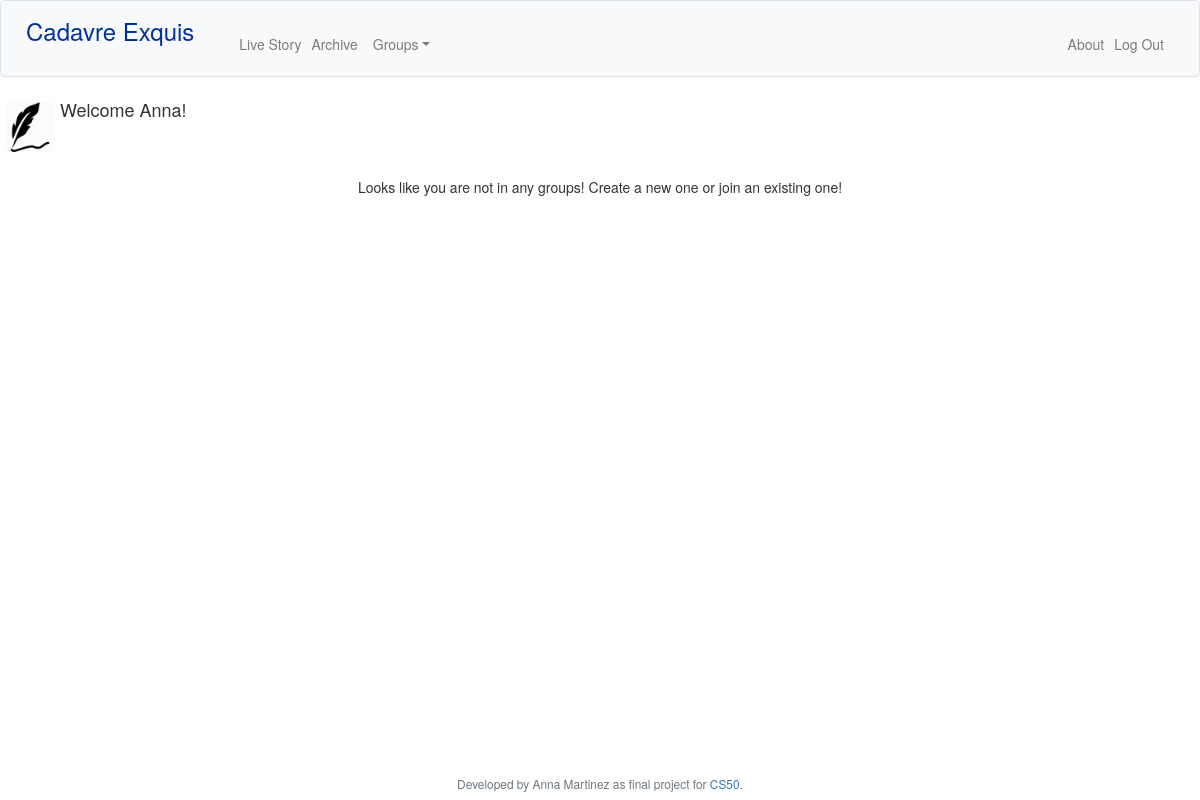
The page /groups (signed in) on the database as committed earlier.
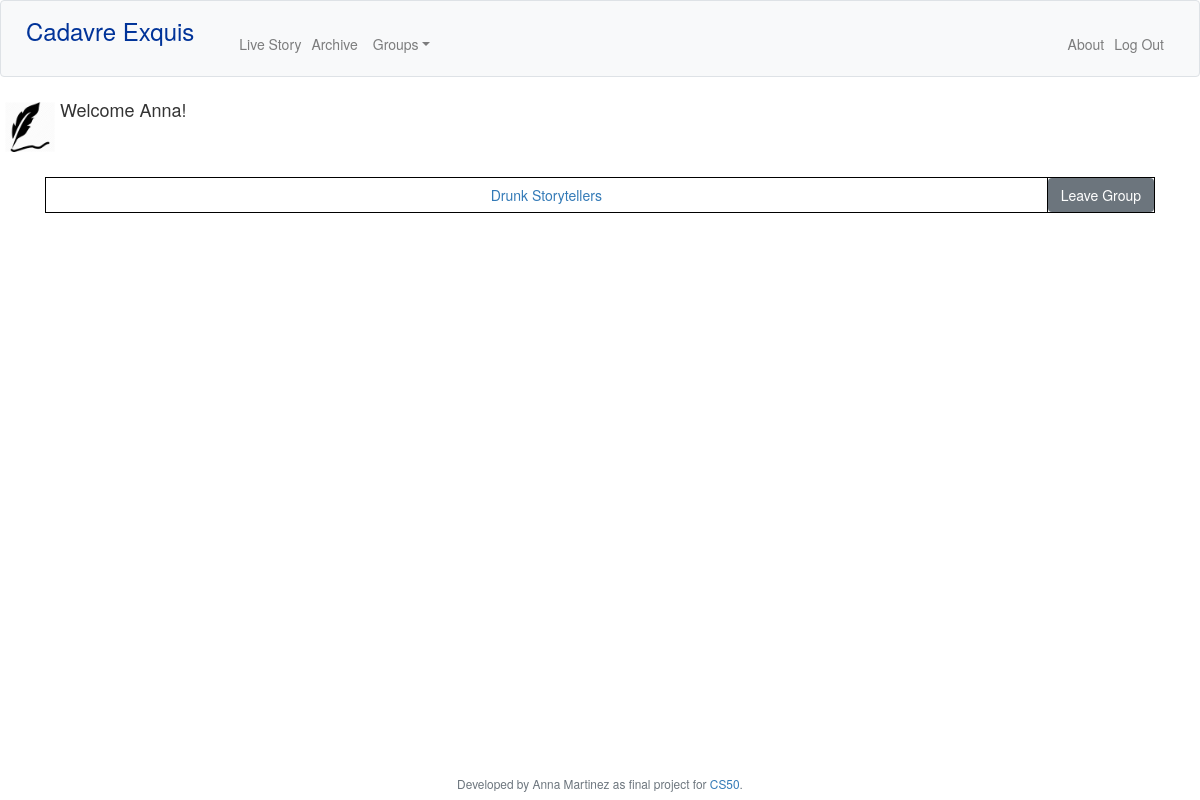
The same page on the database as committed later.
### tables this page shows
CREATE TABLE 'groups' (
'group_name' VARCHAR(255) NOT NULL,
'turn' INTEGER NOT NULL,
'user_id'INTEGER,
FOREIGN KEY ('user_id') REFERENCES 'users'('user_id')
ON UPDATE CASCADE
ON DELETE CASCADE
);

### flask_app.py (the view)
@app.route("/groups", methods=["GET", "POST"])
@login_required
def groups():
  groups = query_db("SELECT * FROM groups WHERE user_id=?", [session["user_id"]], one=False)
  if request.method == "POST":
    request.get("leave")
  else:
    return render_template("groups.html", groups=groups)

### flask_app.py (called while the page is built)
@app.after_request
def after_request(response):
    response.headers["Cache-Control"] = "no-cache, no-store, must-revalidate"
    response.headers["Expires"] = 0
    response.headers["Pragma"] = "no-cache"
    return response

@app.teardown_appcontext
def close_connection(exception):
  db = getattr(g, '_database', None)
  if db is not None:
    db.close()

### helpers.py (called while the page is built)
def get_db():
  db=getattr(g, '_database', None)
  if db is None:
    db = g._database = sqlite3.connect("ce.db")
    db.row_factory = make_dicts #why function called without args????
  return db

def make_dicts(cursor, row):
    return dict((cursor.description[idx][0], value)
                for idx, value in enumerate(row))

def query_db(query, args=(), one=False):
    cur = get_db().execute(query, args)
    rv = cur.fetchall()
    cur.close()
    return (rv[0] if rv else None) if one else rv

def login_required(f):
    @wraps(f)
    def decorated_function(*args, **kwargs):
        if session.get("user_id") is None:
            return redirect("/login")
        return f(*args, **kwargs)
    return decorated_function

### templates/groups.html (shortened to what this page needs)
{% extends "layout.html" %}
  {% block main %}
      {% if groups %}
        <table>
          {% for group in groups %}
          <tr>
            <td><a href="/group/{{group["group_name"]}}">{{group["group_name"]}}</a></td>
            <form>
              <td><button name="leave" class="btn btn-secondary" type="submit" formaction="/leave_group/{{group["group_name"]}}">Leave Group</button></td>
            </form>
          </tr>
          {% endfor %}
        </table>
      {% else %}
        <p>Looks like you are not in any groups! Create a new one or join an existing one!</p>
      {% endif %}
  {% endblock %}

Rows that differ between the two databases and show on the page:
added groups: group_name "Drunk Storytellers"
Other text that changed with them:
text no longer shown: "Looks like you are not in any groups! Create a new one or join an existing one!"
